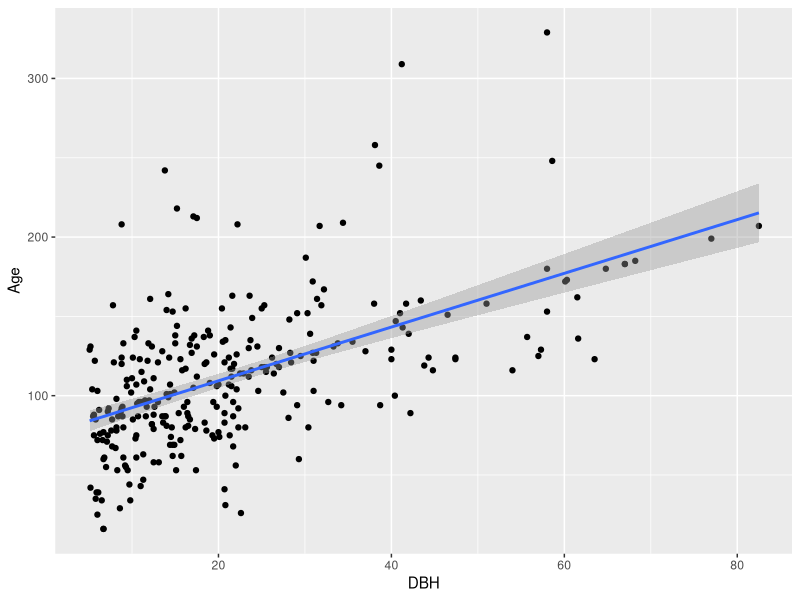

Write the R code that produced this figure.
library(dplyr)
library(ggplot2)


treeData <- read.csv("tree_data.csv", header = T)

## Data from 2013, example reference date is 1960 (53 years ago)

treeData <- treeData %>% 
  select(Transect..:DBH)

treeData$DBH <- as.numeric(treeData$DBH)
treeData$Age <- as.numeric(treeData$Age)


lm <- lm(data = treeData, formula = Age ~ DBH)

summary(lm)

coefficients(lm)
coefficients(lm)[1]
coefficients(lm)[2]

AgeDBHplot <- ggplot(data = treeData, mapping = aes(x = DBH, y = Age)) +
  geom_point() +
  geom_smooth(method = "lm")

AgeDBHplot


predictedAge <- predict(lm, newdata = treeData)

ageTreeData <- treeData

ageTreeData$Age[is.na(ageTreeData$Age)] <- predictedAge[is.na(ageTreeData$Age)]
ageTreeData$Age <- ceiling(ageTreeData$Age)


ageTreeData$estabYear <- 2013 - ageTreeData$Age


refTreeData <- ageTreeData %>% 
  filter(estabYear <= 1960) %>% 
  mutate(DBHrefYear = DBH - ((2013-1960)*(coefficients(lm)[2]))) # stuck right here




